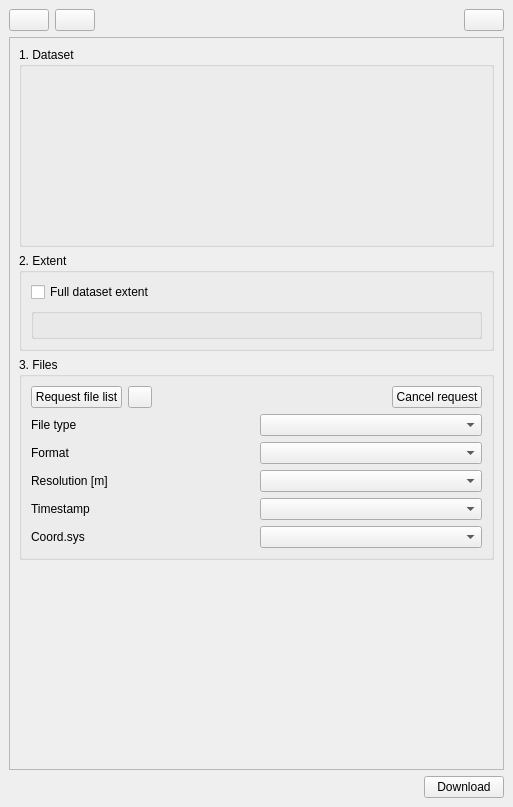
<?xml version="1.0" encoding="UTF-8"?>
<ui version="4.0">
 <class>sgdDockWidgetBase</class>
 <widget class="QDockWidget" name="sgdDockWidgetBase">
  <property name="geometry">
   <rect>
    <x>0</x>
    <y>0</y>
    <width>513</width>
    <height>807</height>
   </rect>
  </property>
  <property name="minimumSize">
   <size>
    <width>500</width>
    <height>180</height>
   </size>
  </property>
  <property name="allowedAreas">
   <set>Qt::LeftDockWidgetArea|Qt::RightDockWidgetArea</set>
  </property>
  <property name="windowTitle">
   <string>Swiss Geo Downloader</string>
  </property>
  <widget class="QWidget" name="dockWidgetContents">
   <layout class="QGridLayout" name="gridLayout">
    <item row="1" column="0">
     <layout class="QHBoxLayout" name="horizontalLayout_4">
      <item>
       <widget class="QPushButton" name="guiShowMapBtn">
        <property name="toolTip">
         <string>Show overview map</string>
        </property>
        <property name="text">
         <string/>
        </property>
        <property name="icon">
         <iconset resource="../resources/resources.qrc">
          <normaloff>:/plugins/swissgeodownloader/resources/switzerland.png</normaloff>:/plugins/swissgeodownloader/resources/switzerland.png</iconset>
        </property>
        <property name="flat">
         <bool>false</bool>
        </property>
       </widget>
      </item>
      <item>
       <widget class="QPushButton" name="guiRefreshDatasetsBtn">
        <property name="toolTip">
         <string>Refresh dataset list</string>
        </property>
        <property name="text">
         <string/>
        </property>
        <property name="icon">
         <iconset resource="../resources/resources.qrc">
          <normaloff>:/plugins/swissgeodownloader/resources/refresh.png</normaloff>:/plugins/swissgeodownloader/resources/refresh.png</iconset>
        </property>
       </widget>
      </item>
      <item>
       <spacer name="horizontalSpacer_4">
        <property name="orientation">
         <enum>Qt::Horizontal</enum>
        </property>
        <property name="sizeHint" stdset="0">
         <size>
          <width>40</width>
          <height>20</height>
         </size>
        </property>
       </spacer>
      </item>
      <item>
       <widget class="QPushButton" name="guiInfoBtn">
        <property name="toolTip">
         <string>Plugin info</string>
        </property>
        <property name="text">
         <string/>
        </property>
        <property name="icon">
         <iconset resource="../resources/resources.qrc">
          <normaloff>:/plugins/swissgeodownloader/resources/die-info.png</normaloff>:/plugins/swissgeodownloader/resources/die-info.png</iconset>
        </property>
        <property name="flat">
         <bool>false</bool>
        </property>
       </widget>
      </item>
     </layout>
    </item>
    <item row="3" column="0">
     <layout class="QHBoxLayout" name="horizontalLayout">
      <item>
       <widget class="QLabel" name="guiFileListStatus">
        <property name="sizePolicy">
         <sizepolicy hsizetype="Expanding" vsizetype="Preferred">
          <horstretch>1</horstretch>
          <verstretch>0</verstretch>
         </sizepolicy>
        </property>
        <property name="maximumSize">
         <size>
          <width>16777215</width>
          <height>16777215</height>
         </size>
        </property>
        <property name="text">
         <string/>
        </property>
        <property name="wordWrap">
         <bool>true</bool>
        </property>
       </widget>
      </item>
      <item>
       <spacer name="horizontalSpacer">
        <property name="orientation">
         <enum>Qt::Horizontal</enum>
        </property>
        <property name="sizeHint" stdset="0">
         <size>
          <width>1</width>
          <height>20</height>
         </size>
        </property>
       </spacer>
      </item>
      <item>
       <widget class="QPushButton" name="guiDownloadBtn">
        <property name="toolTip">
         <string>Download list of files</string>
        </property>
        <property name="text">
         <string>Download</string>
        </property>
       </widget>
      </item>
     </layout>
    </item>
    <item row="2" column="0">
     <widget class="QScrollArea" name="scrollArea">
      <property name="sizePolicy">
       <sizepolicy hsizetype="Minimum" vsizetype="Expanding">
        <horstretch>0</horstretch>
        <verstretch>0</verstretch>
       </sizepolicy>
      </property>
      <property name="minimumSize">
       <size>
        <width>200</width>
        <height>0</height>
       </size>
      </property>
      <property name="horizontalScrollBarPolicy">
       <enum>Qt::ScrollBarAsNeeded</enum>
      </property>
      <property name="sizeAdjustPolicy">
       <enum>QAbstractScrollArea::AdjustToContentsOnFirstShow</enum>
      </property>
      <property name="widgetResizable">
       <bool>true</bool>
      </property>
      <property name="alignment">
       <set>Qt::AlignLeading|Qt::AlignLeft|Qt::AlignVCenter</set>
      </property>
      <widget class="QWidget" name="scrollAreaWidgetContents">
       <property name="geometry">
        <rect>
         <x>0</x>
         <y>0</y>
         <width>493</width>
         <height>703</height>
        </rect>
       </property>
       <layout class="QVBoxLayout" name="verticalLayout_5">
        <item>
         <layout class="QVBoxLayout" name="verticalLayout">
          <item>
           <widget class="QgsCollapsibleGroupBox" name="guiGroupDataset">
            <property name="sizePolicy">
             <sizepolicy hsizetype="Preferred" vsizetype="Expanding">
              <horstretch>0</horstretch>
              <verstretch>0</verstretch>
             </sizepolicy>
            </property>
            <property name="minimumSize">
             <size>
              <width>0</width>
              <height>0</height>
             </size>
            </property>
            <property name="title">
             <string>1. Dataset</string>
            </property>
            <layout class="QVBoxLayout" name="verticalLayout_2">
             <item>
              <layout class="QVBoxLayout" name="guiDatasets"/>
             </item>
            </layout>
           </widget>
          </item>
          <item>
           <widget class="QgsCollapsibleGroupBox" name="guiGroupExtent">
            <property name="title">
             <string>2. Extent</string>
            </property>
            <layout class="QVBoxLayout" name="verticalLayout_6">
             <item>
              <layout class="QHBoxLayout" name="horizontalLayout_2">
               <item>
                <widget class="QCheckBox" name="guiFullExtentChbox">
                 <property name="maximumSize">
                  <size>
                   <width>16777215</width>
                   <height>14</height>
                  </size>
                 </property>
                 <property name="text">
                  <string>Full dataset extent</string>
                 </property>
                </widget>
               </item>
               <item>
                <spacer name="horizontalSpacer_2">
                 <property name="orientation">
                  <enum>Qt::Horizontal</enum>
                 </property>
                 <property name="sizeHint" stdset="0">
                  <size>
                   <width>40</width>
                   <height>20</height>
                  </size>
                 </property>
                </spacer>
               </item>
              </layout>
             </item>
             <item>
              <widget class="QgsExtentGroupBox" name="guiExtentWidget">
               <property name="titleBase">
                <string/>
               </property>
              </widget>
             </item>
            </layout>
           </widget>
          </item>
          <item>
           <widget class="QgsCollapsibleGroupBox" name="guiGroupFiles">
            <property name="title">
             <string>3. Files</string>
            </property>
            <layout class="QVBoxLayout" name="verticalLayout_3">
             <item>
              <layout class="QHBoxLayout" name="horizontalLayout_3">
               <item>
                <widget class="QPushButton" name="guiRequestListBtn">
                 <property name="toolTip">
                  <string>Requests are limited to max. 100 files</string>
                 </property>
                 <property name="text">
                  <string>Request file list</string>
                 </property>
                </widget>
               </item>
               <item>
                <widget class="QPushButton" name="guiQuestionBtn">
                 <property name="sizePolicy">
                  <sizepolicy hsizetype="Fixed" vsizetype="Fixed">
                   <horstretch>0</horstretch>
                   <verstretch>0</verstretch>
                  </sizepolicy>
                 </property>
                 <property name="maximumSize">
                  <size>
                   <width>24</width>
                   <height>24</height>
                  </size>
                 </property>
                 <property name="text">
                  <string/>
                 </property>
                 <property name="icon">
                  <iconset resource="../resources/resources.qrc">
                   <normaloff>:/plugins/swissgeodownloader/resources/question.png</normaloff>:/plugins/swissgeodownloader/resources/question.png</iconset>
                 </property>
                </widget>
               </item>
               <item>
                <spacer name="horizontalSpacer_3">
                 <property name="orientation">
                  <enum>Qt::Horizontal</enum>
                 </property>
                 <property name="sizeHint" stdset="0">
                  <size>
                   <width>40</width>
                   <height>20</height>
                  </size>
                 </property>
                </spacer>
               </item>
               <item>
                <widget class="QPushButton" name="guiRequestCancelBtn">
                 <property name="text">
                  <string>Cancel request</string>
                 </property>
                </widget>
               </item>
              </layout>
             </item>
             <item>
              <layout class="QGridLayout" name="gridLayout_3">
               <item row="0" column="1">
                <widget class="QComboBox" name="guiFileType">
                 <property name="toolTip">
                  <string>Filter file list by type</string>
                 </property>
                </widget>
               </item>
               <item row="2" column="1">
                <widget class="QComboBox" name="guiResolution">
                 <property name="toolTip">
                  <string>Select resolution (only raster based datasets)</string>
                 </property>
                </widget>
               </item>
               <item row="1" column="0">
                <widget class="QLabel" name="guiFormatL">
                 <property name="text">
                  <string>Format</string>
                 </property>
                </widget>
               </item>
               <item row="2" column="0">
                <widget class="QLabel" name="guiResolutionL">
                 <property name="text">
                  <string>Resolution [m]</string>
                 </property>
                </widget>
               </item>
               <item row="1" column="1">
                <widget class="QComboBox" name="guiFormat">
                 <property name="toolTip">
                  <string>Select format</string>
                 </property>
                </widget>
               </item>
               <item row="3" column="0">
                <widget class="QLabel" name="guiTimestampL">
                 <property name="text">
                  <string>Timestamp</string>
                 </property>
                </widget>
               </item>
               <item row="3" column="1">
                <widget class="QComboBox" name="guiTimestamp">
                 <property name="toolTip">
                  <string>Select timestamp</string>
                 </property>
                </widget>
               </item>
               <item row="4" column="0">
                <widget class="QLabel" name="guiCoordsysL">
                 <property name="text">
                  <string>Coord.sys</string>
                 </property>
                </widget>
               </item>
               <item row="4" column="1">
                <widget class="QComboBox" name="guiCoordsys">
                 <property name="toolTip">
                  <string>Select coordinate reference system</string>
                 </property>
                </widget>
               </item>
               <item row="0" column="0">
                <widget class="QLabel" name="guiFileTypeL">
                 <property name="text">
                  <string>File type</string>
                 </property>
                </widget>
               </item>
              </layout>
             </item>
             <item>
              <layout class="QVBoxLayout" name="guiFileListLayout"/>
             </item>
            </layout>
           </widget>
          </item>
          <item>
           <spacer name="verticalSpacer">
            <property name="orientation">
             <enum>Qt::Vertical</enum>
            </property>
            <property name="sizeHint" stdset="0">
             <size>
              <width>20</width>
              <height>0</height>
             </size>
            </property>
           </spacer>
          </item>
         </layout>
        </item>
       </layout>
      </widget>
     </widget>
    </item>
   </layout>
  </widget>
 </widget>
 <customwidgets>
  <customwidget>
   <class>QgsCollapsibleGroupBox</class>
   <extends>QGroupBox</extends>
   <header>qgscollapsiblegroupbox.h</header>
   <container>1</container>
  </customwidget>
  <customwidget>
   <class>QgsExtentGroupBox</class>
   <extends>QgsCollapsibleGroupBox</extends>
   <header>qgsextentgroupbox.h</header>
   <container>1</container>
  </customwidget>
 </customwidgets>
 <resources>
  <include location="../resources/resources.qrc"/>
 </resources>
 <connections/>
</ui>
